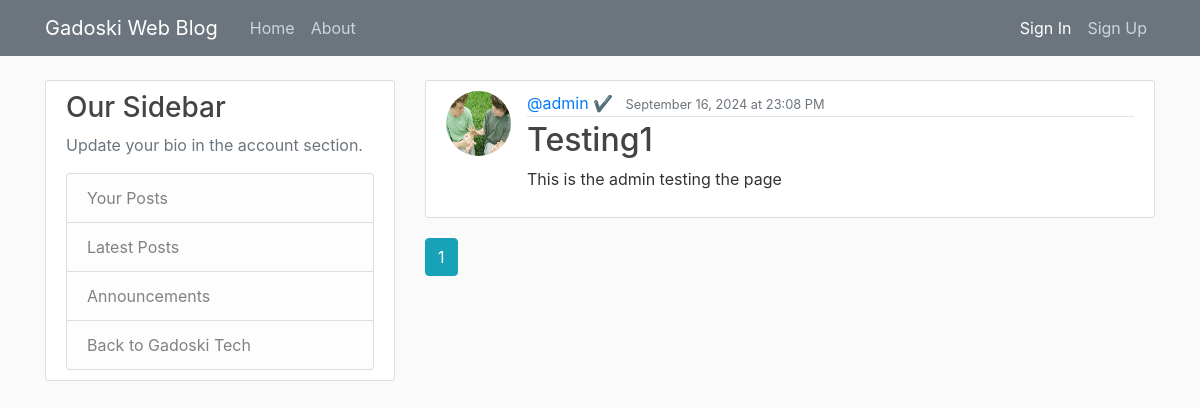
The page /home on the database its author committed.
### flaskblog/models.py (models this page shows, shortened)
class Post(db.Model):
    id = db.Column(db.Integer, primary_key=True)
    title = db.Column(db.String(100), nullable=False)
    date_posted = db.Column(db.DateTime, nullable=False, default=datetime.utcnow)
    content = db.Column(db.Text, nullable=False)
    user_id = db.Column(db.Integer, db.ForeignKey('user.id'), nullable=False)

class User(db.Model, UserMixin):
    id = db.Column(db.Integer, primary_key=True)
    username = db.Column(db.String(22), unique=True, nullable=False)
    email = db.Column(db.String(120), unique=True, nullable=False)
    profile_image = db.Column(db.String(120), nullable=False, default='static/images/default.jpg')
    password = db.Column(db.String(120), nullable=False)
    posts = db.relationship('Post', backref='author', lazy=True)
    bio = db.Column(db.Text, nullable=True)

### flaskblog/main/routes.py (the view)
@main.route('/')
@main.route('/home')
def homepage():
    page = request.args.get('page', 1, type=int)
    posts = Post.query.order_by(Post.date_posted.desc()).paginate(page=page, per_page=3)
    return render_template('home.html', posts = posts)

### flaskblog/templates/home.html
{% extends "layout.html" %} {% block data %} {% for post in posts.items %}
<article class="media content-section">
  <img
    class="rounded-circle article-img"
    src="{{ url_for('static', filename='images/' + post.author.profile_image) }}"
    alt="Profile Picture"
  />
  <div class="media-body">
    <div class="article-metadata">
      <a
        class="mr-2"
        href="{{ url_for('users.userPosts', username=post.author.username) }}"
        >@{{ post.author.username }}</a
      >
      <small class="text-secondary"
        >{{ post.date_posted.strftime('%B %d, %Y at %H:%M %p') }}</small
      >
    </div>
    <h2>
      <a
        class="article-title"
        href="{{ url_for('posts.post', post_id=post.id) }}"
        >{{ post.title }}</a
      >
    </h2>
    <p class="article-content">{{ post.content }}</p>
  </div>
</article>
{% endfor %} {% for page_num in posts.iter_pages(left_edge=1, right_edge=1,
left_current=2, right_current=2) %} {% if page_num %} {% if posts.page ==
page_num %}
<a
  class="btn btn-info mb-4"
  href="{{ url_for('main.homepage', page=page_num) }}"
  >{{ page_num }}</a
>
{% else %}
<a
  class="btn btn-outline-info mb-4"
  href="{{ url_for('main.homepage', page=page_num) }}"
  >{{ page_num }}</a
>
{% endif %} {% else %} ... {% endif %} {% endfor %} {% endblock data %}

### flaskblog/static/main.css (style rules this page uses)
body { background: #fafafa; color: #333333; margin-top: 5rem; }
h1, h2, h3, h4, h5, h6 { color: #444444; }
.content-section { background: #ffffff; padding: 10px 20px; border: 1px solid #dddddd; border-radius: 3px; margin-bottom: 20px; }
.article-title { color: #444444; }
.article-content { white-space: pre-line; }
.article-img { height: 65px; width: 65px; margin-right: 16px; }
.article-metadata { padding-bottom: 1px; margin-bottom: 4px; border-bottom: 1px solid #e3e3e3 }

### rows shown on the page
Post: profile_image (picture), author.username "admin ✔", date_posted "September 16, 2024 at 23:08 PM", title "Testing1", content "This is the admin testing the page"

### other values the page prints
{{ page_num }} "1"
